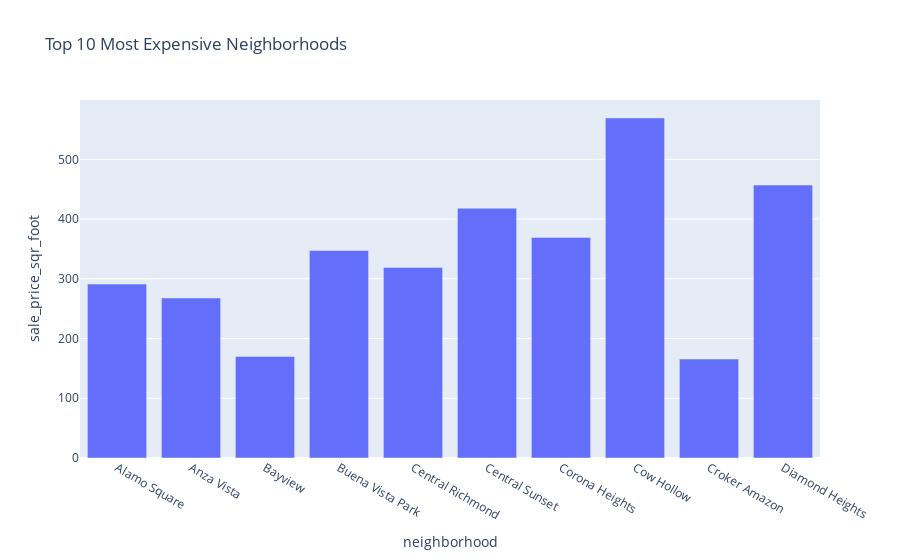

This figure's notebook cell:
### Code cell
# Plotting the data from the top 10 expensive neighborhoods
top_ten_plot = px.bar(
    sfo_top_ten,
    x="neighborhood",
    y="sale_price_sqr_foot",
    title="Top 10 Most Expensive Neighborhoods",
)

top_ten_plot

### Figure 1 — Plotly figure (JSON) as saved in the notebook; plotly's stock layout.template omitted (floating-point values rounded to 4 significant figures)
{"data": [{"alignmentgroup": "True", "hovertemplate": "neighborhood=%{x}<br>sale_price_sqr_foot=%{y}<extra></extra>", "legendgroup": "", "marker": {"color": "#636efa", "pattern": {"shape": ""}}, "name": "", "offsetgroup": "", "orientation": "v", "showlegend": false, "textposition": "auto", "type": "bar", "x": ["Alamo Square", "Anza Vista", "Bayview", "Buena Vista Park", "Central Richmond", "Central Sunset", "Corona Heights", "Cow Hollow", "Croker Amazon", "Diamond Heights"], "xaxis": "x", "y": [291.2, 267.9, 170.1, 347.4, 319.0, 418.2, 369.4, 569.4, 165.7, 456.9], "yaxis": "y"}], "layout": {"autosize": true, "barmode": "relative", "legend": {"tracegroupgap": 0}, "title": {"text": "Top 10 Most Expensive Neighborhoods"}, "xaxis": {"anchor": "y", "autorange": true, "domain": [0, 1], "range": [-0.5, 9.5], "title": {"text": "neighborhood"}, "type": "category"}, "yaxis": {"anchor": "x", "autorange": true, "domain": [0, 1], "range": [0, 599.3], "title": {"text": "sale_price_sqr_foot"}, "type": "linear"}}}
